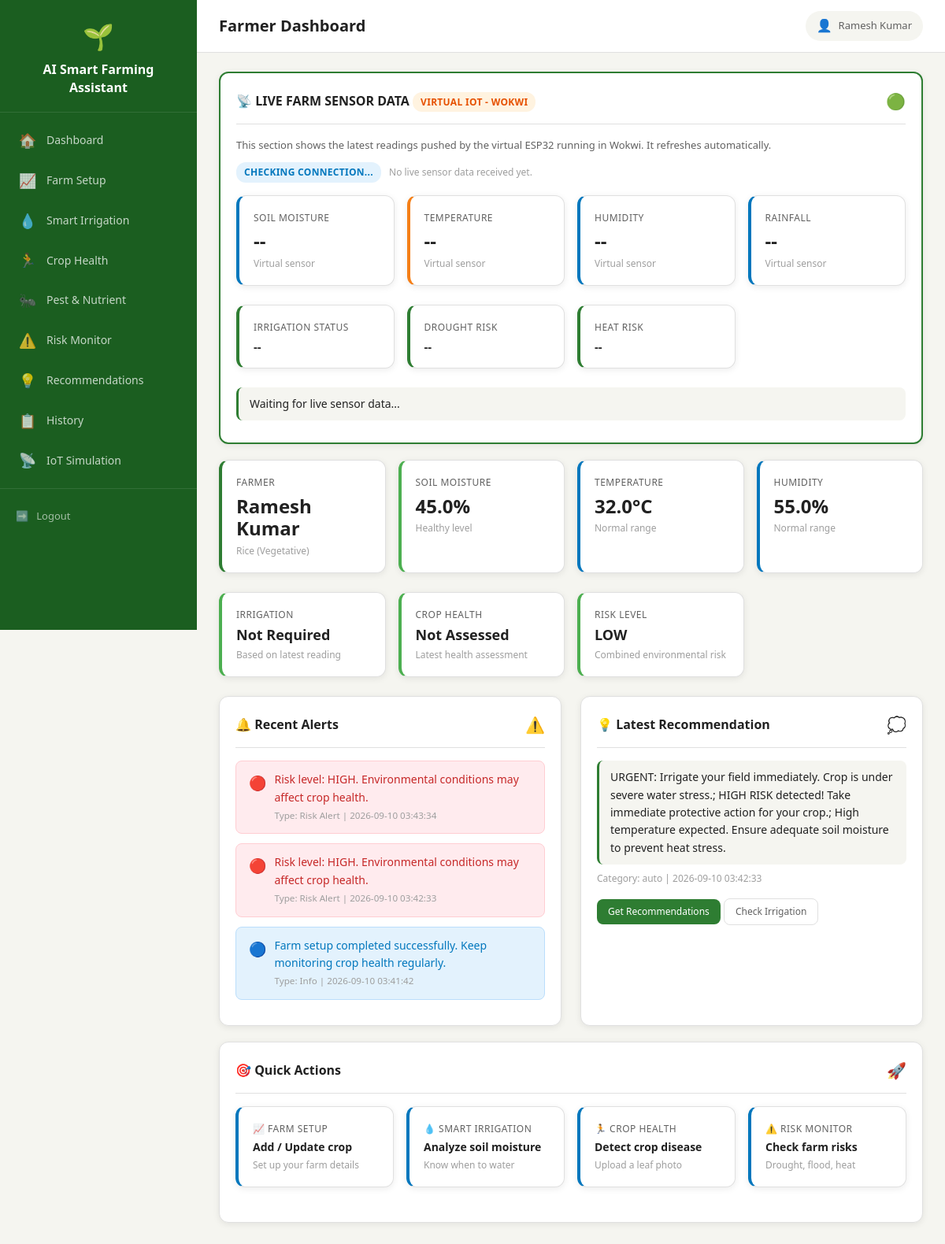
The app's page /dashboard (signed in) with its own data.
### tables this page shows
CREATE TABLE farms (
        id INTEGER PRIMARY KEY AUTOINCREMENT,
        user_id INTEGER NOT NULL,
        crop_name TEXT NOT NULL,
        crop_variety TEXT,
        farm_area TEXT,
        soil_type TEXT,
        growth_stage TEXT,
        sowing_date TEXT,
        location TEXT,
        created_at TIMESTAMP DEFAULT CURRENT_TIMESTAMP,
        FOREIGN KEY (user_id) REFERENCES users(id)
    );

CREATE TABLE "sensor_readings" (
                id INTEGER PRIMARY KEY AUTOINCREMENT,
                user_id INTEGER,
                soil_moisture REAL,
                temperature REAL,
                humidity REAL,
                rainfall REAL DEFAULT 0,
                irrigation_status TEXT,
                irrigation_reason TEXT,
                drought_risk TEXT,
                heat_risk TEXT,
                recommendation TEXT,
                source TEXT DEFAULT 'manual',
                created_at TIMESTAMP DEFAULT CURRENT_TIMESTAMP
            );

CREATE TABLE alerts (
        id INTEGER PRIMARY KEY AUTOINCREMENT,
        user_id INTEGER NOT NULL,
        alert_type TEXT,
        message TEXT,
        risk_level TEXT,
        created_at TIMESTAMP DEFAULT CURRENT_TIMESTAMP,
        FOREIGN KEY (user_id) REFERENCES users(id)
    );

CREATE TABLE recommendations (
        id INTEGER PRIMARY KEY AUTOINCREMENT,
        user_id INTEGER NOT NULL,
        recommendation_text TEXT,
        category TEXT,
        created_at TIMESTAMP DEFAULT CURRENT_TIMESTAMP,
        FOREIGN KEY (user_id) REFERENCES users(id)
    );

### app.py (the view)
@app.route("/dashboard")
@login_required
def dashboard():
    db = get_db()
    user_id = session["user_id"]
    farm = db.execute(
        "SELECT * FROM farms WHERE user_id = ? ORDER BY id DESC LIMIT 1",
        (user_id,)
    ).fetchone()
    reading = db.execute(
        "SELECT * FROM sensor_readings WHERE user_id = ? ORDER BY id DESC LIMIT 1",
        (user_id,)
    ).fetchone()
    disease = db.execute(
        "SELECT * FROM disease_detections WHERE user_id = ? ORDER BY id DESC LIMIT 1",
        (user_id,)
    ).fetchone()
    alerts = db.execute(
        "SELECT * FROM alerts WHERE user_id = ? ORDER BY id DESC LIMIT 5",
        (user_id,)
    ).fetchall()
    recommendation = db.execute(
        "SELECT * FROM recommendations WHERE user_id = ? ORDER BY id DESC LIMIT 1",
        (user_id,)
    ).fetchone()
    irrigation_status = "No Data"
    health_status = "Unknown"
    risk_level = "Unknown"
    soil_moisture = 0
    temperature = 0
    humidity = 0
    if reading:
        soil_moisture = reading["soil_moisture"]
        temperature = reading["temperature"]
        humidity = reading["humidity"]
        irrigation_status = reading["irrigation_status"] or "Unknown"
        risks = calculate_risks(soil_moisture, temperature, humidity,
                                reading["rainfall"] or 0)
        risk_level = risks["overall"]
        if disease:
            if "Healthy" in (disease["prediction"] or ""):
                health_status = "Good"
            else:
                health_status = "At Risk"
        else:
            health_status = "Not Assessed"
    return render_template("dashboard.html",
        farm=farm,
        reading=reading,
        disease=disease,
        alerts=alerts,
        recommendation=recommendation,
        irrigation_status=irrigation_status,
        health_status=health_status,
        risk_level=risk_level,
        soil_moisture=soil_moisture,
        temperature=temperature,
        humidity=humidity
    )

### app.py (called while the page is built)
@app.after_request
def add_cors_headers(response):
    response.headers["Access-Control-Allow-Origin"] = "*"
    response.headers["Access-Control-Allow-Methods"] = "GET, POST, OPTIONS"
    response.headers["Access-Control-Allow-Headers"] = "Content-Type, Authorization"
    return response

def get_db():
    if "db" not in g:
        g.db = sqlite3.connect(DATABASE)
        g.db.row_factory = sqlite3.Row
        g.db.execute("PRAGMA foreign_keys = ON")
    return g.db

def login_required(f):
    @wraps(f)
    def decorated_function(*args, **kwargs):
        if "user_id" not in session:
            flash("Please login first.", "warning")
            return redirect(url_for("login"))
        return f(*args, **kwargs)
    return decorated_function

### templates/dashboard.html (shortened to what this page needs)
{% extends "base.html" %}
{% block page_title %}Farmer Dashboard{% endblock %}
{% block content %}
<div class="card" style="border: 2px solid var(--primary);" id="live-sensor-card">
    <div class="card-header">
        <h3>&#x1f4e1; LIVE FARM SENSOR DATA <span class="badge badge-warning">Virtual IoT - Wokwi</span></h3>
        <span class="card-icon" id="live-sensor-status">&#x1f7e2;</span>
    </div>
    <p style="font-size:13px; color:var(--text-secondary); margin-bottom:12px;">
        This section shows the latest readings pushed by the virtual ESP32 running in Wokwi.
        It refreshes automatically.
    </p>
    <div style="display:flex; align-items:center; gap:10px; margin-bottom:16px; flex-wrap:wrap;">
        <span id="live-connection-badge" class="badge badge-info">Checking connection...</span>
        <span id="live-last-updated" style="font-size:12px; color:var(--text-light);">No live sensor data received yet.</span>
    </div>
    <div class="stats-grid" id="live-sensor-grid">
        <div class="stat-card info">
            <div class="stat-label">Soil Moisture</div>
            <div class="stat-value" id="live-soil-moisture">--</div>
            <div class="stat-sub">Virtual sensor</div>
        </div>
        <div class="stat-card warning">
            <div class="stat-label">Temperature</div>
            <div class="stat-value" id="live-temperature">--</div>
            <div class="stat-sub">Virtual sensor</div>
        </div>
        <div class="stat-card info">
            <div class="stat-label">Humidity</div>
            <div class="stat-value" id="live-humidity">--</div>
            <div class="stat-sub">Virtual sensor</div>
        </div>
        <div class="stat-card info">
            <div class="stat-label">Rainfall</div>
            <div class="stat-value" id="live-rainfall">--</div>
            <div class="stat-sub">Virtual sensor</div>
        </div>
    </div>
    <div class="stats-grid" id="live-analysis-grid">
        <div class="stat-card">
            <div class="stat-label">Irrigation Status</div>
            <div class="stat-value" style="font-size:15px;" id="live-irrigation">--</div>
        </div>
        <div class="stat-card">
            <div class="stat-label">Drought Risk</div>
            <div class="stat-value" style="font-size:15px;" id="live-drought">--</div>
        </div>
        <div class="stat-card">
            <div class="stat-label">Heat Risk</div>
            <div class="stat-value" style="font-size:15px;" id="live-heat">--</div>
        </div>
    </div>
    <div class="rec-item" id="live-recommendation" style="margin-top:6px;">
        Waiting for live sensor data...
    </div>
</div>
<div class="stats-grid">
    <div class="stat-card">
        <div class="stat-label">Farmer</div>
        <div class="stat-value">{{ session.get('user_name', 'Farmer') }}</div>
        {% if farm %}
        <div class="stat-sub">{{ farm.crop_name }} ({{ farm.growth_stage or 'Growing' }})</div>
        {% else %}
        <div class="stat-sub">No crop selected</div>
        {% endif %}
    </div>
    <div class="stat-card {{ 'danger' if soil_moisture < 35 else 'success' }}">
        <div class="stat-label">Soil Moisture</div>
        <div class="stat-value">{{ soil_moisture }}%</div>
        <div class="stat-sub">{{ "Low - needs attention" if soil_moisture < 35 else "Healthy level" }}</div>
    </div>
    <div class="stat-card {{ 'warning' if temperature > 35 else 'info' }}">
        <div class="stat-label">Temperature</div>
        <div class="stat-value">{{ temperature }}&deg;C</div>
        <div class="stat-sub">{{ "High - watch for heat stress" if temperature > 35 else "Normal range" }}</div>
    </div>
    <div class="stat-card info">
        <div class="stat-label">Humidity</div>
        <div class="stat-value">{{ humidity }}%</div>
        <div class="stat-sub">{{ "High - fungal risk" if humidity > 80 else "Normal range" }}</div>
    </div>
</div>
<div class="stats-grid">
    <div class="stat-card {{ 'warning' if irrigation_status and 'Not' not in irrigation_status else 'success' }}">
        <div class="stat-label">Irrigation</div>
        <div class="stat-value" style="font-size:18px;">{{ irrigation_status }}</div>
        <div class="stat-sub">Based on latest reading</div>
    </div>
    <div class="stat-card {{ 'danger' if health_status == 'At Risk' else 'success' }}">
        <div class="stat-label">Crop Health</div>
        <div class="stat-value" style="font-size:18px;">{{ health_status }}</div>
        <div class="stat-sub">Latest health assessment</div>
    </div>
    <div class="stat-card {{ 'danger' if risk_level == 'HIGH' else ('warning' if risk_level == 'MODERATE' else 'success') }}">
        <div class="stat-label">Risk Level</div>
        <div class="stat-value" style="font-size:18px;">{{ risk_level }}</div>
        <div class="stat-sub">Combined environmental risk</div>
    </div>
</div>
<div class="two-col">
    <div class="card">
        <div class="card-header">
            <h3>&#x1f514; Recent Alerts</h3>
            <span class="card-icon">&#x26a0;&#xfe0f;</span>
        </div>
        {% if alerts %}
            {% for alert in alerts %}
            <div class="alert alert-{{ 'danger' if alert.risk_level == 'HIGH' else ('warning' if alert.risk_level == 'MODERATE' else 'info') }}">
                <span class="alert-icon">{% if alert.risk_level == 'HIGH' %}&#x1f534;{% elif alert.risk_level == 'MODERATE' %}&#x1f7e0;{% else %}&#x1f535;{% endif %}</span>
                <div>
                    <div>{{ alert.message }}</div>
                    <small style="color:var(--text-light);">Type: {{ alert.alert_type }} | {{ alert.created_at }}</small>
                </div>
            </div>
            {% endfor %}
        {% else %}
            <div class="empty-state">
                <span class="empty-icon">&#x2705;</span>
                <p>No alerts yet. Your farm looks safe.</p>
            </div>
        {% endif %}
    </div>
    <div class="card">
        <div class="card-header">
            <h3>&#x1f4a1; Latest Recommendation</h3>
            <span class="card-icon">&#x1f4ad;</span>
        </div>
        {% if recommendation %}
        <div class="rec-item">{{ recommendation.recommendation_text }}</div>
        <div class="form-hint">Category: {{ recommendation.category }} | {{ recommendation.created_at }}</div>
        {% else %}
            <div class="empty-state">
                <span class="empty-icon">&#x1f4dd;</span>
                <p>No recommendations yet. Try the Smart Recommendations page.</p>
            </div>
        {% endif %}
        <div style="margin-top:16px;">
            <a href="{{ url_for('recommendations') }}" class="btn btn-primary btn-sm">Get Recommendations</a>
            <a href="{{ url_for('irrigation') }}" class="btn btn-outline btn-sm">Check Irrigation</a>
        </div>
    </div>
</div>
<div class="card">
    <div class="card-header">
        <h3>&#x1f3af; Quick Actions</h3>
        <span class="card-icon">&#x1f680;</span>
    </div>
    <div class="stats-grid">
        <a href="{{ url_for('farm') }}" class="stat-card info" style="text-decoration:none;">
            <div class="stat-label">&#x1f4c8; Farm Setup</div>
            <div class="stat-value" style="font-size:14px;">Add / Update crop</div>
            <div class="stat-sub">Set up your farm details</div>
        </a>
        <a href="{{ url_for('irrigation') }}" class="stat-card info" style="text-decoration:none;">
            <div class="stat-label">&#x1f4a7; Smart Irrigation</div>
            <div class="stat-value" style="font-size:14px;">Analyze soil moisture</div>
            <div class="stat-sub">Know when to water</div>
        </a>
        <a href="{{ url_for('disease') }}" class="stat-card info" style="text-decoration:none;">
            <div class="stat-label">&#x1f3c3; Crop Health</div>
            <div class="stat-value" style="font-size:14px;">Detect crop disease</div>
            <div class="stat-sub">Upload a leaf photo</div>
        </a>
        <a href="{{ url_for('risk_monitor') }}" class="stat-card info" style="text-decoration:none;">
            <div class="stat-label">&#x26a0;&#xfe0f; Risk Monitor</div>
            <div class="stat-value" style="font-size:14px;">Check farm risks</div>
            <div class="stat-sub">Drought, flood, heat</div>
        </a>
    </div>
</div>
{% endblock %}

### templates/base.html (shortened to what this page needs)
<!DOCTYPE html>
<html lang="en">
<head>
    <link rel="stylesheet" href="{{ url_for('static', filename='css/style.css') }}">
</head>
<body>
    <div class="app-container">
        <aside class="sidebar" id="sidebar">
            <div class="sidebar-header">
                <span class="logo-icon">&#x1f331;</span>
                <h2>AI Smart Farming<br>Assistant</h2>
            </div>
            <nav class="sidebar-nav">
                <a href="{{ url_for('dashboard') }}" class="{{ 'active' if active_page == 'dashboard' else '' }}">
                    <span class="nav-icon">&#x1f3e0;</span> Dashboard
                </a>
                <a href="{{ url_for('farm') }}" class="{{ 'active' if active_page == 'farm' else '' }}">
                    <span class="nav-icon">&#x1f4c8;</span> Farm Setup
                </a>
                <a href="{{ url_for('irrigation') }}" class="{{ 'active' if active_page == 'irrigation' else '' }}">
                    <span class="nav-icon">&#x1f4a7;</span> Smart Irrigation
                </a>
                <a href="{{ url_for('disease') }}" class="{{ 'active' if active_page == 'disease' else '' }}">
                    <span class="nav-icon">&#x1f3c3;</span> Crop Health
                </a>
                <a href="{{ url_for('pest_nutrient') }}" class="{{ 'active' if active_page == 'pest_nutrient' else '' }}">
                    <span class="nav-icon">&#x1f41c;</span> Pest &amp; Nutrient
                </a>
                <a href="{{ url_for('risk_monitor') }}" class="{{ 'active' if active_page == 'risk_monitor' else '' }}">
                    <span class="nav-icon">&#x26a0;&#xfe0f;</span> Risk Monitor
                </a>
                <a href="{{ url_for('recommendations') }}" class="{{ 'active' if active_page == 'recommendations' else '' }}">
                    <span class="nav-icon">&#x1f4a1;</span> Recommendations
                </a>
                <a href="{{ url_for('history') }}" class="{{ 'active' if active_page == 'history' else '' }}">
                    <span class="nav-icon">&#x1f4cb;</span> History
                </a>
                <a href="{{ url_for('iot_simulation') }}" class="{{ 'active' if active_page == 'iot_simulation' else '' }}">
                    <span class="nav-icon">&#x1f4e1;</span> IoT Simulation
                </a>
            </nav>
            <div class="sidebar-footer">
                <a href="{{ url_for('logout') }}"><span class="nav-icon">&#x27a1;&#xfe0f;</span> Logout</a>
            </div>
        </aside>
        <main class="main-content">
            <header class="topbar">
                <div class="topbar-left">
                    <h1>{% block page_title %}{% endblock %}</h1>
                </div>
                <div class="topbar-right">
                    {% if session.get('user_name') %}
                    <div class="user-badge">
                        <span class="user-icon">&#x1f464;</span>
                        {{ session['user_name'] }}
                    </div>
                    {% endif %}
                </div>
            </header>
            <div class="page-content">
                {% block content %}{% endblock %}
            </div>
        </main>
    </div>
</body>
</html>

### records on screen
farms: crop_name "Rice", growth_stage "Vegetative"
sensor_readings: soil_moisture "45.0", soil_moisture "Healthy level", temperature "32.0", temperature "Normal range", humidity "55.0", humidity "Normal range", irrigation_status "Not Required"
alerts: risk_level "LOW", message "Farm setup completed successfully. Keep monitoring crop health regularly.", alert_type "Info", created_at "2026-09-10 03:41:42"
alerts: message "Risk level: HIGH. Environmental conditions may affect crop health.", alert_type "Risk Alert", created_at "2026-09-10 03:43:34"
alerts: message "Risk level: HIGH. Environmental conditions may affect crop health.", alert_type "Risk Alert", created_at "2026-09-10 03:42:33"
recommendations: recommendation_text "URGENT: Irrigate your field immediately. Crop is under severe water stress.; HIGH RISK detected! Take immediate protective action for your crop.; High temperature expected. Ensure adequate soil moisture to prevent heat stress.", category "auto", created_at "2026-09-10 03:42:33"

### other values on screen
{{ session['user_name'] }} "Ramesh Kumar"
{{ session.get('user_name', 'Farmer') }} "Ramesh Kumar"
{{ health_status }} "Not Assessed"
